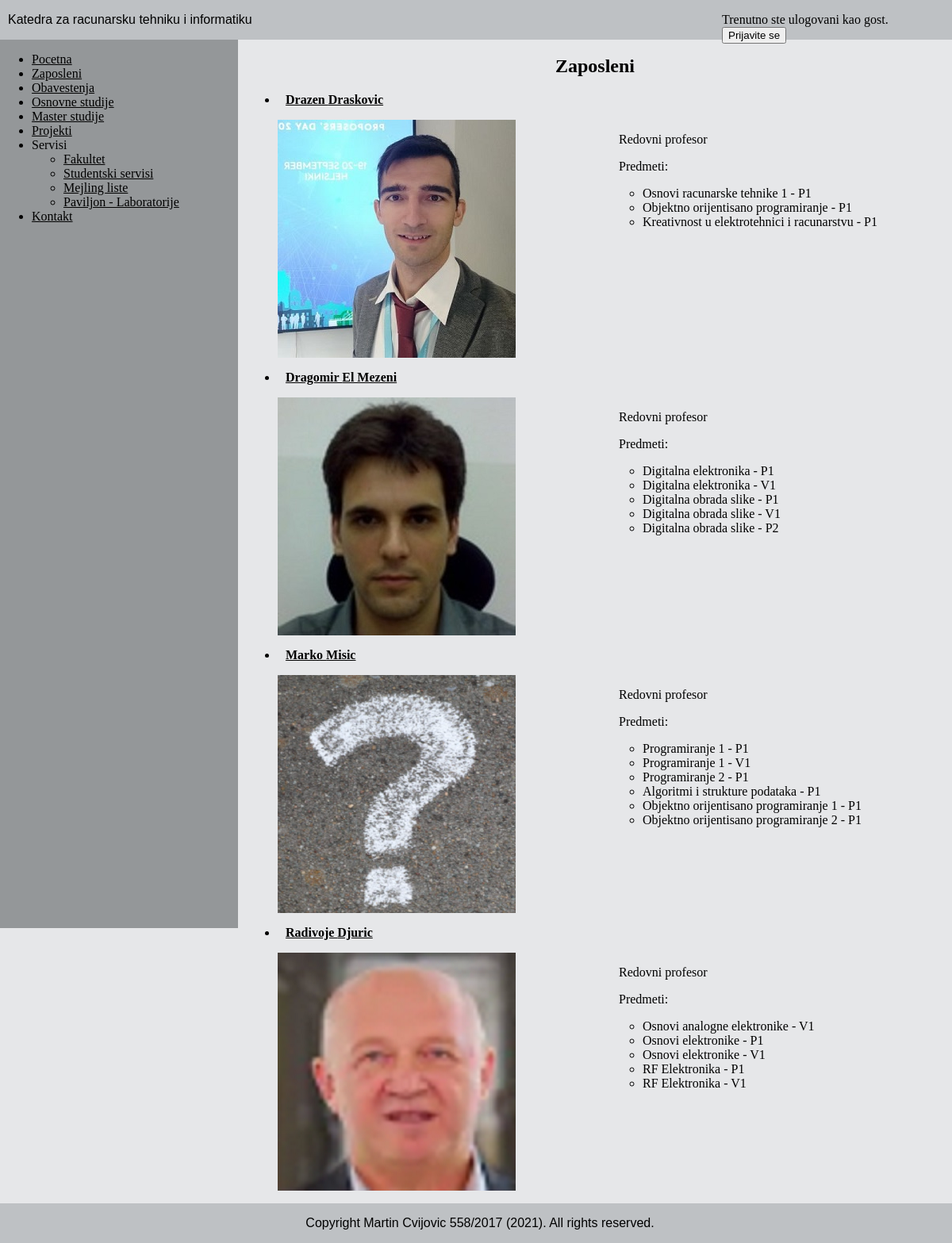
/zaposleni.php, run on the app's committed database.
### tables this page shows
CREATE TABLE `zaposleni` (
  `email` varchar(100) NOT NULL,
  `adresa` varchar(100) NOT NULL,
  `mobilni` varchar(20) DEFAULT NULL,
  `licniweb` varchar(100) DEFAULT NULL,
  `biografija` varchar(10000) DEFAULT NULL,
  `zvanje` varchar(50) NOT NULL,
  `kabinet` varchar(20) NOT NULL,
  `profilnaslika` varchar(100) DEFAULT NULL
);

CREATE TABLE `korisnik` (
  `email` varchar(100) NOT NULL,
  `lozinka` varchar(100) NOT NULL,
  `ime` varchar(30) NOT NULL,
  `prezime` varchar(30) NOT NULL,
  `status` bit(1) NOT NULL,
  `prvipristup` bit(1) NOT NULL
);

CREATE TABLE `drzi_predmet` (
  `ident` int(11) NOT NULL,
  `id_nastavnika` varchar(100) NOT NULL,
  `sifra_predmet` varchar(100) NOT NULL,
  `grupa` varchar(100) NOT NULL
);

CREATE TABLE `predmet` (
  `sifra_predmet` varchar(100) NOT NULL,
  `naziv` varchar(100) NOT NULL,
  `fond_casova` int(11) NOT NULL,
  `broj_ESPB` int(11) NOT NULL,
  `cilj_predmeta` text NOT NULL,
  `ishod_predmeta` text NOT NULL,
  `komentar` text NOT NULL,
  `aktivan` tinyint(1) NOT NULL,
  `tip_predmeta` varchar(100) NOT NULL
);

### db_to_string_zvanje.php (called while the page is built, shortened)
<?php
    function dbToStringZvanje($zvanje)
    {
        if (strcmp($zvanje, "redovniprofesor") == 0) return "Redovni profesor";
    }
?>

### zaposleni.php (the view, shortened to what this page needs)
<html>
    <head>
        <link rel="stylesheet" type="text/css" href="nomargin-style.css">
        <link rel="stylesheet" type="text/css" href="content-style.css">
    </head>
    <body>
        <?php
            require("header.php");
            require("sidemenu.php");
        ?>
        <div id="content">
            <h2 style='text-align: center'><b>Zaposleni</b></h2>
            <ul>
                <?php
                    require("db_to_string_zvanje.php");
                    $handle = dbConnect();
                    $result = mysqli_query($handle, "select * from zaposleni");
                    if ($result !== false && mysqli_num_rows($result) > 0)
                    {
                        while ($row = mysqli_fetch_assoc($result))
                        {
                            $zaposleni_info = mysqli_fetch_assoc(mysqli_query($handle, "select * from korisnik where email='".$row['email']."'"));
                            echo "<li>";
                            ?>
                            <p><b><?php echo "<a href='info_zaposleni.php?email=".$zaposleni_info['email']."'>".$zaposleni_info['ime']." ".$zaposleni_info['prezime']."</a> " ?></b></p>
                            <div class="row">
                                <div class="col">
                                    <img src= <?php echo $row['profilnaslika'] ?>>
                                </div>
                                <div class="col">
                                    <p><?php echo dbToStringZvanje($row['zvanje']) ?></p>
                                    <p>Predmeti:</p>
                                    <ul>
                                        <?php
                                            $result_predmet = mysqli_query($handle, "select * from drzi_predmet where id_nastavnika='".$row['email']."'");
                                            if ($result_predmet !== false && mysqli_num_rows($result_predmet) > 0)
                                            {
                                                while ($row_predmet = mysqli_fetch_assoc($result_predmet))
                                                {
                                                    $sifra_predmeta = $row_predmet['sifra_predmet'];
                                                    $predmet_result = mysqli_fetch_assoc(mysqli_query($handle, "select * from predmet where sifra_predmet='".$sifra_predmeta."'"));
                                                    $imepredmeta = $predmet_result['naziv'];
                                                    $grupa_drzanja_predmeta = $row_predmet['grupa'];
                                                    if (isset($_SESSION['email']))
                                                    {
                                                        echo "<li><a href='predmet.php?sifra=".$sifra_predmeta."'>".$imepredmeta."</a> - ".$grupa_drzanja_predmeta."</li>";
                                                    }
                                                    else
                                                    {
                                                        echo "<li>".$imepredmeta." - ".$grupa_drzanja_predmeta."</li>";
                                                    }
                                                }
                                            }
                                        ?>
                                    </ul>
                                </div>
                            </div>
                            <?php
                            echo "</li>";
                        }
                    }
                ?>
            </ul>
        </div>
        <?php
        require("footer.php");
        ?>
    </body>
</html>

### header.php (shortened to what this page needs)
<html>
    <head>
        <link rel="stylesheet" type="text/css" href="header_style.css">
    </head>
    <body>
        <div id="info">
            <p>Katedra za racunarsku tehniku i informatiku</p>
        </div>
        <div id="user">
            <?php
                if (isset($_SESSION['email']))
                {
                    ?>
                    <form method="GET">
                        <p>Ulogovani ste kao: <?php echo $_SESSION['ime'] ?> <input type="submit" value="Izlogujte se" name="logout"></p>
                    </form>
                    <?php
                }
                else
                {
                    ?>
                    <form action="login.php">
                        <p>Trenutno ste ulogovani kao gost. <input type="submit" name="login" value="Prijavite se"></p>
                    </form>
                    <?php
                }
            ?>
        </div>
    </body>
</html>

### sidemenu.php (shortened to what this page needs)
<html>
    <head>
        <link rel="stylesheet" type="text/css" href="sidemenu_style.css">
    </head>
    <body>
        <div id="sidemenu">
            <ul>
                <li><a href="index.php">Pocetna</a></li>
                <li><a href="zaposleni.php">Zaposleni</a></li>
                <li><a href="obavestenja.php">Obavestenja</a></li>
                <li><a href="osnovnestudije.php">Osnovne studije</a></li>
                <li><a href="masterstudije.php">Master studije</a></li>
                <li><a href="projekti.php">Projekti</a></li>
                <li>Servisi
                    <ul>
                        <li><a href="http://www.etf.rs/" target="_blank">Fakultet</a></li>
                        <li><a href="http://student.etf.rs/" target="_blank">Studentski servisi</a></li>
                        <li><a href="http://lists.etf.rs/" target="_blank">Mejling liste</a></li>
                        <li><a href="http://rti.etf.rs/sale/" target="_blank">Paviljon - Laboratorije</a></li>
                    </ul>
                </li>
                <li><a href="kontakt.php">Kontakt</a></li>
            </ul>
        </div>
    </body>
</html>

### footer.php
<html>
    <head>
        <link rel="stylesheet" type="text/css" href="footer_style.css">
    </head>
    <body>
        <div id="footerbody">
            <p>Copyright Martin Cvijovic 558/2017 (2021). All rights reserved.</p>
        </div>
    </body>
</html>

### nomargin-style.css (style rules this page uses)
body { margin: 0 auto; padding: 0; }
p { padding-left: 10px; }

### content-style.css (style rules this page uses)
#content { background-color: rgb(230, 231, 233); padding-left: 310px; padding-top: 50px; padding-right: 10px; }
body { background-color: rgb(230, 231, 233); }
.row { display: flex; }
.col { flex: 1; }

### header_style.css (style rules this page uses)
#info { font-family: Arial, Helvetica, sans-serif; width: 75%; height: 50px; float: left; background-color: rgb(190, 193, 196); }
#user { width: 25%; height: 50px; float: left; background-color: rgb(190, 193, 196); }
p { padding-left: 10px; }

### sidemenu_style.css (style rules this page uses)
#sidemenu { background-color: rgb(148, 151, 153);; width: 300px; height: 140%; float: left; }
a:link, a:visited, a:hover { color: black; }

### footer_style.css (style rules this page uses)
#footerbody { font-family: Arial, Helvetica, sans-serif; height: 50px; width: 100%; float: left; background-color: rgb(190, 193, 196); text-align: center; }

### data on the page
zaposleni: email.ime "Drazen", email.prezime "Draskovic", profilnaslika (picture), zvanje "Redovni profesor"
drzi_predmet: sifra_predmet.naziv "Osnovi racunarske tehnike 1", grupa "P1"
drzi_predmet: sifra_predmet.naziv "Objektno orijentisano programiranje", grupa "P1"
drzi_predmet: sifra_predmet.naziv "Kreativnost u elektrotehnici i racunarstvu", grupa "P1"
zaposleni: email.ime "Dragomir", email.prezime "El Mezeni", profilnaslika (picture), zvanje "Redovni profesor"
drzi_predmet: sifra_predmet.naziv "Digitalna elektronika", grupa "P1"
drzi_predmet: sifra_predmet.naziv "Digitalna elektronika", grupa "V1"
drzi_predmet: sifra_predmet.naziv "Digitalna obrada slike", grupa "P1"
drzi_predmet: sifra_predmet.naziv "Digitalna obrada slike", grupa "V1"
drzi_predmet: sifra_predmet.naziv "Digitalna obrada slike", grupa "P2"
zaposleni: email.ime "Marko", email.prezime "Misic", profilnaslika (placeholder picture), zvanje "Redovni profesor"
drzi_predmet: sifra_predmet.naziv "Programiranje 1", grupa "P1"
drzi_predmet: sifra_predmet.naziv "Programiranje 1", grupa "V1"
drzi_predmet: sifra_predmet.naziv "Programiranje 2", grupa "P1"
drzi_predmet: sifra_predmet.naziv "Algoritmi i strukture podataka", grupa "P1"
drzi_predmet: sifra_predmet.naziv "Objektno orijentisano programiranje 1", grupa "P1"
drzi_predmet: sifra_predmet.naziv "Objektno orijentisano programiranje 2", grupa "P1"
zaposleni: email.ime "Radivoje", email.prezime "Djuric", profilnaslika (picture), zvanje "Redovni profesor"
drzi_predmet: sifra_predmet.naziv "Osnovi analogne elektronike", grupa "V1"
drzi_predmet: sifra_predmet.naziv "Osnovi elektronike", grupa "P1"
drzi_predmet: sifra_predmet.naziv "Osnovi elektronike", grupa "V1"
drzi_predmet: sifra_predmet.naziv "RF Elektronika", grupa "P1"
drzi_predmet: sifra_predmet.naziv "RF Elektronika", grupa "V1"
